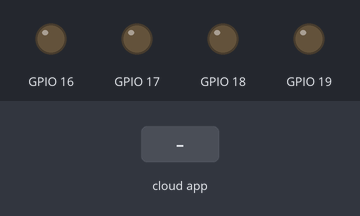
Simulated run of this sketch. Board: ESP32. On the bench: output pins drawn as LEDs (lit = HIGH). The test bench sets the inputs (shaded band). WiFi joins after 1.5 s; servers stay silent unless stated.

Above: at 2.7 s.
2.8 s: the phone or cloud app sets switch4 to 0
At 3.8 s:
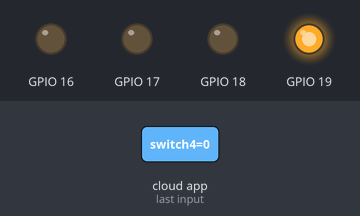
4.5 s: the phone or cloud app sets switch2 to 0
At 4.9 s:
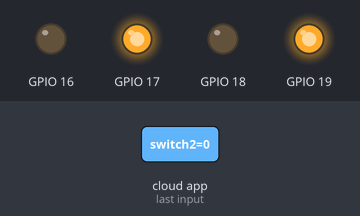
6.0 s: the phone or cloud app sets switch1 to 0
At 7.2 s:
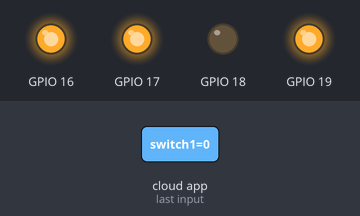
7.5 s: the phone or cloud app sets switch3 to 0
At 8.4 s:
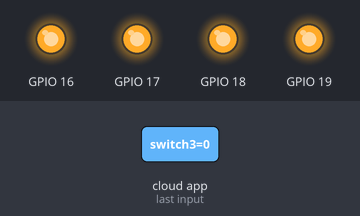
9.0 s: the phone or cloud app sets switch4 to 1
At 9.5 s:
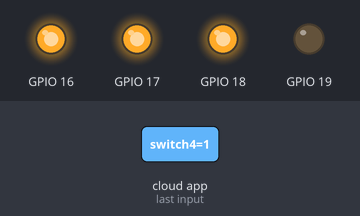
10.5 s: the phone or cloud app sets switch2 to 1
At 11.8 s:
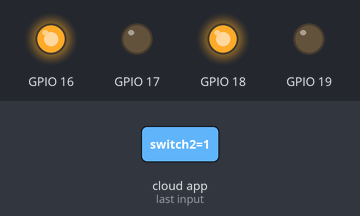
Timing chart, 0 to 13.0 s (numbered marks = the images above; inputs shaded):
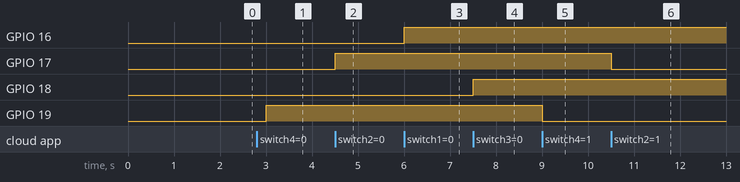

The sketch:

Home_Automation_dec07a.ino
```cpp
#include "arduino_secrets.h"
#include "thingProperties.h"

void setup() {
  pinMode(16, OUTPUT);
  pinMode(17, OUTPUT);
  pinMode(18, OUTPUT);
  pinMode(19, OUTPUT);
  // Initialize serial and wait for port to open:
  Serial.begin(9600);
  // This delay gives the chance to wait for a Serial Monitor without blocking if none is found
  delay(1500);

  // Defined in thingProperties.h
  initProperties();

  // Connect to Arduino IoT Cloud
  ArduinoCloud.begin(ArduinoIoTPreferredConnection);

  /*
     The following function allows you to obtain more information
     related to the state of network and IoT Cloud connection and errors
     the higher number the more granular information you’ll get.
     The default is 0 (only errors).
     Maximum is 4
 */
  setDebugMessageLevel(2);
  ArduinoCloud.printDebugInfo();
}

void loop() {
  ArduinoCloud.update();
}

void onSwitch4Change()  {
  // Add your code here to act upon Switch4 change
  if(switch4)
  {
    digitalWrite(19, LOW);
  }
  else
  {
    digitalWrite(19,HIGH);
  }
}

void onSwitch2Change()  {
  if(switch2)
  {
    digitalWrite(17, LOW);
  }
  else
  {
    digitalWrite(17,HIGH);
  }
  // Add your code here to act upon Switch2 change
}

void onSwitch1Change()  {
  if(switch1)
  {
    digitalWrite(16, LOW);
  }
  else
  {
    digitalWrite(16,HIGH);
  }
  // Add your code here to act upon Switch1 change
}

void onSwitch3Change()  {
  if(switch3)
  {
    digitalWrite(18, LOW);
  }
  else
  {
    digitalWrite(18,HIGH);
  }
  // Add your code here to act upon Switch3 change
}
```

arduino_secrets.h
```cpp
#define SECRET_SSID "karan"
#define SECRET_PASS "karansoni"
#define SECRET_DEVICE_KEY "UVC1AWEOR880EIFUHFCZ"
```

thingProperties.h
```cpp
// Code generated by Arduino IoT Cloud, DO NOT EDIT.

#include <ArduinoIoTCloud.h>
#include <Arduino_ConnectionHandler.h>


const char THING_ID[]           = "42b10181-4364-408b-8d5c-72474a5d1c5b";
const char DEVICE_LOGIN_NAME[]  = "824f0577-f729-4cd6-9002-a34d1c318f98";

const char SSID[]               = SECRET_SSID;    // Network SSID (name)
const char PASS[]               = SECRET_PASS;    // Network password (use for WPA, or use as key for WEP)
const char DEVICE_KEY[]  = SECRET_DEVICE_KEY;    // Secret device password

void onSwitch4Change();
void onSwitch2Change();
void onSwitch1Change();
void onSwitch3Change();

bool switch4;
bool switch2;
bool switch1;
bool switch3;

void initProperties(){

  ArduinoCloud.setBoardId(DEVICE_LOGIN_NAME);
  ArduinoCloud.setSecretDeviceKey(DEVICE_KEY);
  ArduinoCloud.setThingId(THING_ID);
  ArduinoCloud.addProperty(switch4, READWRITE, ON_CHANGE, onSwitch4Change);
  ArduinoCloud.addProperty(switch2, READWRITE, ON_CHANGE, onSwitch2Change);
  ArduinoCloud.addProperty(switch1, READWRITE, ON_CHANGE, onSwitch1Change);
  ArduinoCloud.addProperty(switch3, READWRITE, ON_CHANGE, onSwitch3Change);

}

WiFiConnectionHandler ArduinoIoTPreferredConnection(SSID, PASS);
```

Measured:
- after the input at 2.8 s, GPIO 19: LOW → HIGH after 0.20 s
- after the input at 4.5 s, GPIO 17: LOW → HIGH at once
- after the input at 6.0 s, GPIO 16: LOW → HIGH at once
- after the input at 7.5 s, GPIO 18: LOW → HIGH at once
- after the input at 9.0 s, GPIO 19: HIGH → LOW at once
- after the input at 10.5 s, GPIO 17: HIGH → LOW at once
